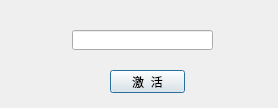
<?xml version="1.0" encoding="UTF-8"?>
<ui version="4.0">
 <class>Dialog</class>
 <widget class="QDialog" name="Dialog">
  <property name="geometry">
   <rect>
    <x>0</x>
    <y>0</y>
    <width>278</width>
    <height>108</height>
   </rect>
  </property>
  <property name="windowTitle">
   <string>激活码</string>
  </property>
  <widget class="QLineEdit" name="lineEdit">
   <property name="geometry">
    <rect>
     <x>72</x>
     <y>30</y>
     <width>141</width>
     <height>20</height>
    </rect>
   </property>
  </widget>
  <widget class="QPushButton" name="pushButton">
   <property name="geometry">
    <rect>
     <x>110</x>
     <y>70</y>
     <width>75</width>
     <height>23</height>
    </rect>
   </property>
   <property name="text">
    <string>激  活</string>
   </property>
  </widget>
 </widget>
 <resources/>
 <connections/>
</ui>
